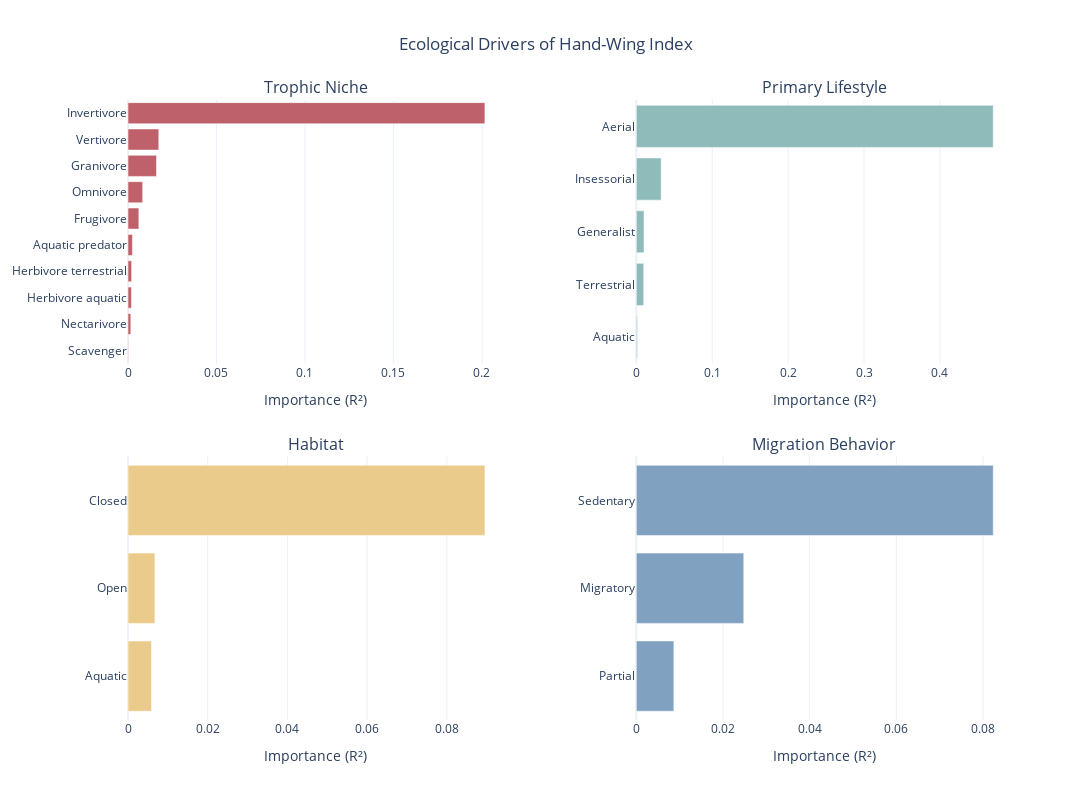

Notebook code cell kept with this figure:
### Code cell
fig = make_subplots(
    rows=2, cols=2,
    subplot_titles=["Trophic Niche", "Primary Lifestyle", "Habitat", "Migration Behavior"],
    horizontal_spacing=0.15,
    vertical_spacing=0.15
)

importances = pd.Series(rf.feature_importances_, index=X.columns)

def add_panel(prefix, row, col, bar_color):
    subset = importances[importances.index.str.contains(prefix)].copy()

    subset.index = subset.index.str.replace(f"{prefix}_", "").str.replace(f"{prefix}.", "")
    
    subset = subset.sort_values(ascending=True)
    
    fig.add_trace(
        go.Bar(
            x=subset.values,
            y=subset.index,
            orientation='h',
            marker=dict(color=bar_color),
            name=prefix
        ),
        row=row, col=col
    )
    
    fig.update_xaxes(title_text="Importance (R²)", row=row, col=col)

add_panel("Trophic.Niche", 1, 1, "#BF616A")
add_panel("Primary.Lifestyle", 1, 2, "#8FBCBB")
add_panel("Habitat", 2, 1, "#EBCB8B")
add_panel("Migration", 2, 2, "#81A1C1")

fig.update_layout(
    title_text="Ecological Drivers of Hand-Wing Index",
    title_x=0.5,
    height=800,
    width=1100,
    showlegend=False,
    template="plotly_white"
)

fig.show()

### Figure 1 — Plotly figure (JSON) as saved in the notebook; plotly's stock layout.template omitted (floating-point values rounded to 4 significant figures)
{"data": [{"marker": {"color": "#BF616A"}, "name": "Trophic.Niche", "orientation": "h", "type": "bar", "x": [0.0001563, 0.001587, 0.001955, 0.002029, 0.002489, 0.006125, 0.00829, 0.0161, 0.01739, 0.2017], "xaxis": "x", "y": ["Scavenger", "Nectarivore", "Herbivore aquatic", "Herbivore terrestrial", "Aquatic predator", "Frugivore", "Omnivore", "Granivore", "Vertivore", "Invertivore"], "yaxis": "y"}, {"marker": {"color": "#8FBCBB"}, "name": "Primary.Lifestyle", "orientation": "h", "type": "bar", "x": [0.001438, 0.009758, 0.01014, 0.03275, 0.4701], "xaxis": "x2", "y": ["Aquatic", "Terrestrial", "Generalist", "Insessorial", "Aerial"], "yaxis": "y2"}, {"marker": {"color": "#EBCB8B"}, "name": "Habitat", "orientation": "h", "type": "bar", "x": [0.005895, 0.006746, 0.08955], "xaxis": "x3", "y": ["Aquatic", "Open", "Closed"], "yaxis": "y3"}, {"marker": {"color": "#81A1C1"}, "name": "Migration", "orientation": "h", "type": "bar", "x": [0.008662, 0.02479, 0.08234], "xaxis": "x4", "y": ["Partial", "Migratory", "Sedentary"], "yaxis": "y4"}], "layout": {"annotations": [{"font": {"size": 16}, "showarrow": false, "text": "Trophic Niche", "x": 0.2125, "xanchor": "center", "xref": "paper", "y": 1, "yanchor": "bottom", "yref": "paper"}, {"font": {"size": 16}, "showarrow": false, "text": "Primary Lifestyle", "x": 0.7875, "xanchor": "center", "xref": "paper", "y": 1, "yanchor": "bottom", "yref": "paper"}, {"font": {"size": 16}, "showarrow": false, "text": "Habitat", "x": 0.2125, "xanchor": "center", "xref": "paper", "y": 0.425, "yanchor": "bottom", "yref": "paper"}, {"font": {"size": 16}, "showarrow": false, "text": "Migration Behavior", "x": 0.7875, "xanchor": "center", "xref": "paper", "y": 0.425, "yanchor": "bottom", "yref": "paper"}], "height": 800, "showlegend": false, "title": {"text": "Ecological Drivers of Hand-Wing Index", "x": 0.5}, "width": 1100, "xaxis": {"anchor": "y", "domain": [0, 0.425], "title": {"text": "Importance (R²)"}}, "xaxis2": {"anchor": "y2", "domain": [0.575, 1], "title": {"text": "Importance (R²)"}}, "xaxis3": {"anchor": "y3", "domain": [0, 0.425], "title": {"text": "Importance (R²)"}}, "xaxis4": {"anchor": "y4", "domain": [0.575, 1], "title": {"text": "Importance (R²)"}}, "yaxis": {"anchor": "x", "domain": [0.575, 1]}, "yaxis2": {"anchor": "x2", "domain": [0.575, 1]}, "yaxis3": {"anchor": "x3", "domain": [0, 0.425]}, "yaxis4": {"anchor": "x4", "domain": [0, 0.425]}}}
